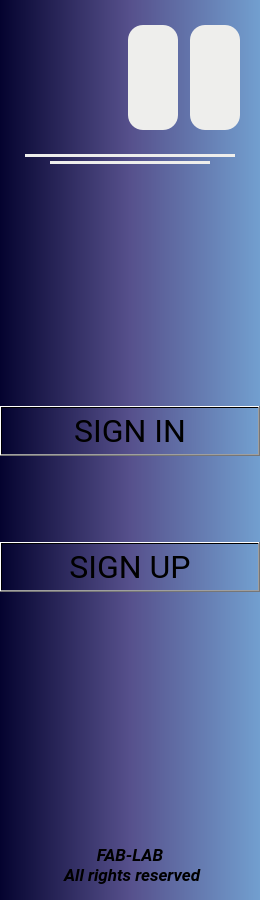
     <widget class="QWidget" name="Dashboard_signin">
      <property name="minimumSize">
       <size>
        <width>260</width>
        <height>800</height>
       </size>
      </property>
      <property name="maximumSize">
       <size>
        <width>350</width>
        <height>1080</height>
       </size>
      </property>
      <property name="styleSheet">
       <string notr="true">QWidget {
background-color: qlineargradient(spread: pad, x1:0, y1:0, x2:1, y2:0, stop:0 rgb(4, 3, 47), stop:0.5 rgb(86, 80, 140), stop:1 rgb(114, 159, 207))
}</string>
      </property>
      <layout class="QVBoxLayout" name="verticalLayout_3" stretch="170,0,820,70">
       <property name="spacing">
        <number>0</number>
       </property>
       <property name="sizeConstraint">
        <enum>QLayout::SetDefaultConstraint</enum>
       </property>
       <property name="leftMargin">
        <number>0</number>
       </property>
       <property name="topMargin">
        <number>0</number>
       </property>
       <property name="rightMargin">
        <number>0</number>
       </property>
       <property name="bottomMargin">
        <number>0</number>
       </property>
       <item>
        <widget class="QFrame" name="Signin_logo">
         <property name="sizePolicy">
          <sizepolicy hsizetype="MinimumExpanding" vsizetype="MinimumExpanding">
           <horstretch>0</horstretch>
           <verstretch>0</verstretch>
          </sizepolicy>
         </property>
         <property name="minimumSize">
          <size>
           <width>260</width>
           <height>150</height>
          </size>
         </property>
         <property name="maximumSize">
          <size>
           <width>16777215</width>
           <height>300</height>
          </size>
         </property>
         <property name="styleSheet">
          <string notr="true"/>
         </property>
         <property name="frameShape">
          <enum>QFrame::NoFrame</enum>
         </property>
         <property name="frameShadow">
          <enum>QFrame::Plain</enum>
         </property>
         <property name="lineWidth">
          <number>0</number>
         </property>
         <layout class="QGridLayout" name="gridLayout_4" columnstretch="1,0,0">
          <property name="sizeConstraint">
           <enum>QLayout::SetDefaultConstraint</enum>
          </property>
          <property name="leftMargin">
           <number>20</number>
          </property>
          <property name="topMargin">
           <number>25</number>
          </property>
          <property name="rightMargin">
           <number>20</number>
          </property>
          <property name="bottomMargin">
           <number>20</number>
          </property>
          <property name="horizontalSpacing">
           <number>12</number>
          </property>
          <property name="verticalSpacing">
           <number>0</number>
          </property>
          <item row="0" column="1">
           <widget class="QLabel" name="Logo_BK">
            <property name="sizePolicy">
             <sizepolicy hsizetype="Preferred" vsizetype="Preferred">
              <horstretch>0</horstretch>
              <verstretch>0</verstretch>
             </sizepolicy>
            </property>
            <property name="minimumSize">
             <size>
              <width>50</width>
              <height>50</height>
             </size>
            </property>
            <property name="maximumSize">
             <size>
              <width>150</width>
              <height>150</height>
             </size>
            </property>
            <property name="styleSheet">
             <string notr="true">background-color: rgb(238, 238, 236);
border-radius:  15px;</string>
            </property>
            <property name="frameShape">
             <enum>QFrame::NoFrame</enum>
            </property>
            <property name="text">
             <string/>
            </property>
            <property name="pixmap">
             <pixmap resource="../resources/resources.qrc">:/logos/Logos/Logo BK.png</pixmap>
            </property>
            <property name="scaledContents">
             <bool>true</bool>
            </property>
            <property name="alignment">
             <set>Qt::AlignCenter</set>
            </property>
           </widget>
          </item>
          <item row="0" column="2">
           <widget class="QLabel" name="Logo_fab">
            <property name="sizePolicy">
             <sizepolicy hsizetype="Preferred" vsizetype="Preferred">
              <horstretch>0</horstretch>
              <verstretch>0</verstretch>
             </sizepolicy>
            </property>
            <property name="minimumSize">
             <size>
              <width>50</width>
              <height>50</height>
             </size>
            </property>
            <property name="maximumSize">
             <size>
              <width>150</width>
              <height>150</height>
             </size>
            </property>
            <property name="styleSheet">
             <string notr="true">background-color: rgb(238, 238, 236);
border-radius:  15px;</string>
            </property>
            <property name="text">
             <string/>
            </property>
            <property name="pixmap">
             <pixmap resource="../resources/resources.qrc">:/logos/Logos/Fablab Logo-aftercut.png</pixmap>
            </property>
            <property name="scaledContents">
             <bool>true</bool>
            </property>
            <property name="alignment">
             <set>Qt::AlignCenter</set>
            </property>
           </widget>
          </item>
         </layout>
        </widget>
       </item>
       <item>
        <widget class="QFrame" name="Signin_line">
         <property name="enabled">
          <bool>true</bool>
         </property>
         <property name="minimumSize">
          <size>
           <width>260</width>
           <height>20</height>
          </size>
         </property>
         <property name="maximumSize">
          <size>
           <width>350</width>
           <height>20</height>
          </size>
         </property>
         <property name="frameShape">
          <enum>QFrame::NoFrame</enum>
         </property>
         <property name="frameShadow">
          <enum>QFrame::Raised</enum>
         </property>
         <property name="lineWidth">
          <number>0</number>
         </property>
         <layout class="QGridLayout" name="gridLayout">
          <property name="leftMargin">
           <number>0</number>
          </property>
          <property name="topMargin">
           <number>0</number>
          </property>
          <property name="rightMargin">
           <number>0</number>
          </property>
          <property name="bottomMargin">
           <number>0</number>
          </property>
          <property name="spacing">
           <number>0</number>
          </property>
          <item row="0" column="0" alignment="Qt::AlignHCenter">
           <widget class="QFrame" name="Line">
            <property name="sizePolicy">
             <sizepolicy hsizetype="Preferred" vsizetype="Preferred">
              <horstretch>3</horstretch>
              <verstretch>0</verstretch>
             </sizepolicy>
            </property>
            <property name="minimumSize">
             <size>
              <width>210</width>
              <height>3</height>
             </size>
            </property>
            <property name="maximumSize">
             <size>
              <width>250</width>
              <height>3</height>
             </size>
            </property>
            <property name="sizeIncrement">
             <size>
              <width>0</width>
              <height>0</height>
             </size>
            </property>
            <property name="layoutDirection">
             <enum>Qt::LeftToRight</enum>
            </property>
            <property name="styleSheet">
             <string notr="true">background-color: rgb(238, 238, 236);</string>
            </property>
            <property name="frameShape">
             <enum>QFrame::NoFrame</enum>
            </property>
            <property name="frameShadow">
             <enum>QFrame::Raised</enum>
            </property>
           </widget>
          </item>
          <item row="1" column="0" alignment="Qt::AlignHCenter">
           <widget class="QFrame" name="Line_2">
            <property name="minimumSize">
             <size>
              <width>160</width>
              <height>3</height>
             </size>
            </property>
            <property name="maximumSize">
             <size>
              <width>200</width>
              <height>3</height>
             </size>
            </property>
            <property name="layoutDirection">
             <enum>Qt::LeftToRight</enum>
            </property>
            <property name="styleSheet">
             <string notr="true">background-color: rgb(238, 238, 236);</string>
            </property>
            <property name="frameShape">
             <enum>QFrame::NoFrame</enum>
            </property>
            <property name="frameShadow">
             <enum>QFrame::Raised</enum>
            </property>
           </widget>
          </item>
         </layout>
        </widget>
       </item>
       <item>
        <widget class="QFrame" name="Signin_btn">
         <property name="minimumSize">
          <size>
           <width>260</width>
           <height>660</height>
          </size>
         </property>
         <property name="maximumSize">
          <size>
           <width>350</width>
           <height>700</height>
          </size>
         </property>
         <property name="styleSheet">
          <string notr="true"/>
         </property>
         <property name="frameShape">
          <enum>QFrame::NoFrame</enum>
         </property>
         <property name="frameShadow">
          <enum>QFrame::Raised</enum>
         </property>
         <property name="lineWidth">
          <number>0</number>
         </property>
         <layout class="QVBoxLayout" name="verticalLayout_2" stretch="0,1">
          <property name="spacing">
           <number>0</number>
          </property>
          <property name="leftMargin">
           <number>0</number>
          </property>
          <property name="topMargin">
           <number>150</number>
          </property>
          <property name="rightMargin">
           <number>0</number>
          </property>
          <property name="bottomMargin">
           <number>150</number>
          </property>
          <item>
           <widget class="QPushButton" name="Signin_btn_signin">
            <property name="sizePolicy">
             <sizepolicy hsizetype="Minimum" vsizetype="Minimum">
              <horstretch>0</horstretch>
              <verstretch>0</verstretch>
             </sizepolicy>
            </property>
            <property name="maximumSize">
             <size>
              <width>16777215</width>
              <height>50</height>
             </size>
            </property>
            <property name="font">
             <font>
              <family>Roboto</family>
              <pointsize>24</pointsize>
              <weight>50</weight>
              <bold>false</bold>
             </font>
            </property>
            <property name="focusPolicy">
             <enum>Qt::NoFocus</enum>
            </property>
            <property name="styleSheet">
             <string notr="true"/>
            </property>
            <property name="text">
             <string>SIGN IN</string>
            </property>
            <property name="iconSize">
             <size>
              <width>35</width>
              <height>35</height>
             </size>
            </property>
            <property name="autoRepeat">
             <bool>true</bool>
            </property>
            <property name="autoExclusive">
             <bool>false</bool>
            </property>
            <property name="autoRepeatDelay">
             <number>0</number>
            </property>
            <property name="autoRepeatInterval">
             <number>0</number>
            </property>
           </widget>
          </item>
          <item>
           <widget class="QPushButton" name="Signin_btn_signup">
            <property name="sizePolicy">
             <sizepolicy hsizetype="Minimum" vsizetype="Minimum">
              <horstretch>0</horstretch>
              <verstretch>0</verstretch>
             </sizepolicy>
            </property>
            <property name="maximumSize">
             <size>
              <width>16777215</width>
              <height>50</height>
             </size>
            </property>
            <property name="font">
             <font>
              <family>Roboto</family>
              <pointsize>24</pointsize>
              <weight>50</weight>
              <bold>false</bold>
             </font>
            </property>
            <property name="focusPolicy">
             <enum>Qt::NoFocus</enum>
            </property>
            <property name="text">
             <string>SIGN UP</string>
            </property>
           </widget>
          </item>
         </layout>
         <zorder>Signin_btn_signup</zorder>
         <zorder>Signin_btn_signin</zorder>
        </widget>
       </item>
       <item alignment="Qt::AlignBottom">
        <widget class="QLabel" name="Signin_text">
         <property name="minimumSize">
          <size>
           <width>260</width>
           <height>70</height>
          </size>
         </property>
         <property name="maximumSize">
          <size>
           <width>350</width>
           <height>70</height>
          </size>
         </property>
         <property name="font">
          <font>
           <family>Roboto</family>
           <pointsize>13</pointsize>
           <weight>75</weight>
           <italic>true</italic>
           <bold>true</bold>
          </font>
         </property>
         <property name="layoutDirection">
          <enum>Qt::LeftToRight</enum>
         </property>
         <property name="styleSheet">
          <string notr="true"/>
         </property>
         <property name="text">
          <string>FAB-LAB 
 All rights reserved</string>
         </property>
         <property name="scaledContents">
          <bool>false</bool>
         </property>
         <property name="alignment">
          <set>Qt::AlignCenter</set>
         </property>
        </widget>
       </item>
      </layout>
     </widget>
